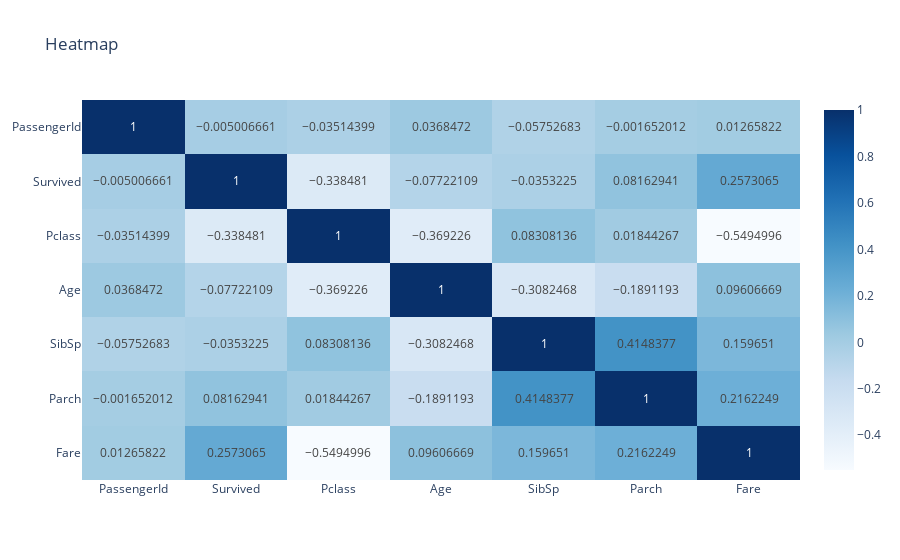

Source (notebook cell):
### Markdown cell above
#### 상관계수 확인
- Fare 와 Survived 간의 양의 상관관계가 있는 것으로 보임 
- Pclass와 Survived 간에는 음의 상관관계가 있는 것으로 보임

### Code cell
import plotly.express as px

corr_matrix = train.corr(numeric_only=True)

fig_px = px.imshow(
    corr_matrix,
    text_auto=True, # 상관계수 값 자동 표시
    aspect="auto", # 가로 세로 비율 자동 조정
    title="Heatmap",
    color_continuous_scale="Blues"
)

fig_px.show()

### Figure 1 — Plotly figure (JSON) as saved in the notebook; plotly's stock layout.template omitted (floating-point values rounded to 4 significant figures)
{"data": [{"coloraxis": "coloraxis", "hovertemplate": "x: %{x}<br>y: %{y}<br>color: %{z}<extra></extra>", "name": "0", "texttemplate": "%{z}", "type": "heatmap", "x": ["PassengerId", "Survived", "Pclass", "Age", "SibSp", "Parch", "Fare"], "xaxis": "x", "y": ["PassengerId", "Survived", "Pclass", "Age", "SibSp", "Parch", "Fare"], "yaxis": "y", "z": [[1, -0.005007, -0.03514, 0.03685, -0.05753, -0.001652, 0.01266], [-0.005007, 1, -0.3385, -0.07722, -0.03532, 0.08163, 0.2573], [-0.03514, -0.3385, 1, -0.3692, 0.08308, 0.01844, -0.5495], [0.03685, -0.07722, -0.3692, 1, -0.3082, -0.1891, 0.09607], [-0.05753, -0.03532, 0.08308, -0.3082, 1, 0.4148, 0.1597], [-0.001652, 0.08163, 0.01844, -0.1891, 0.4148, 1, 0.2162], [0.01266, 0.2573, -0.5495, 0.09607, 0.1597, 0.2162, 1]]}], "layout": {"coloraxis": {"colorscale": [[0, "rgb(247,251,255)"], [0.125, "rgb(222,235,247)"], [0.25, "rgb(198,219,239)"], [0.375, "rgb(158,202,225)"], [0.5, "rgb(107,174,214)"], [0.625, "rgb(66,146,198)"], [0.75, "rgb(33,113,181)"], [0.875, "rgb(8,81,156)"], [1, "rgb(8,48,107)"]]}, "title": {"text": "Heatmap"}, "xaxis": {"anchor": "y", "domain": [0, 1]}, "yaxis": {"anchor": "x", "autorange": "reversed", "domain": [0, 1]}}}
